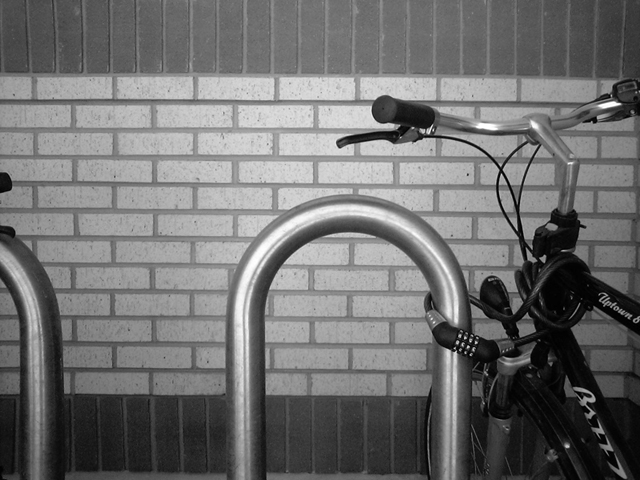
%> input picture codes/ch13_Scale-Space Image Processing/5. Laplacian Zero Crossings in Scale Space/bike.png, 640 x 480 px
$ octave Laplacian_Zero_Crossings.m   (GNU Octave 9; MATLAB toolbox functions it lacks are replaced by stand-ins)
%> lines starting %> are read from the running program, lines starting %| are printed output that depends on the picture
% EE368/CS232 Digital Image Processing
% Bernd Girod
% Department of Electrical Engineering, Stanford University

% Script by Qiyuan Tian and David Chen
% Scale space: edge detection

clear, clc, close all

% Load test image
img = double(imread('bike.png'));
%> img: size 480x640 double; min 0, max 255, mean 112.2; mean of the top-left, top-right, bottom-left and bottom-right quarters 144.1, 124.8, 103, 77

tArray = [1, 4, 16, 64];
threshArray = [9 1 0.05 0.005];
for i = 1 : numel(tArray)

    % Filter by LoG and detect zero crossings
    t = tArray(i);
    sigma = sqrt(t);
    imgEdge1 = edge(img, 'log', 0, sigma);
    thresh = threshArray(i);
    [imgEdge2, thresh] = edge(img, 'log', thresh, sigma);
    disp(sprintf('t = %d, thresh = %.2f', t, thresh));

    % Show and save images
    figure,
    subplot(1, 2, 1), imshow(imgEdge1);
    subplot(1, 2, 2), imshow(imgEdge2);
    imwrite(imgEdge1, ['Laplacian_edge1_', num2str(t), '.png']);
    imwrite(imgEdge2, ['Laplacian_edge2_', num2str(t), '.png']);

end % i
%> this loop made 4 passes
%> thresh on passes 1 to 4: 9, 1, 0.05, 0.005
%| t = 1, thresh = 9.00
%| t = 4, thresh = 1.00
%| t = 16, thresh = 0.05
%| t = 64, thresh = 0.01
%> pass 1, `imgEdge1 = edge(img, 'log', 0, sigma);`:
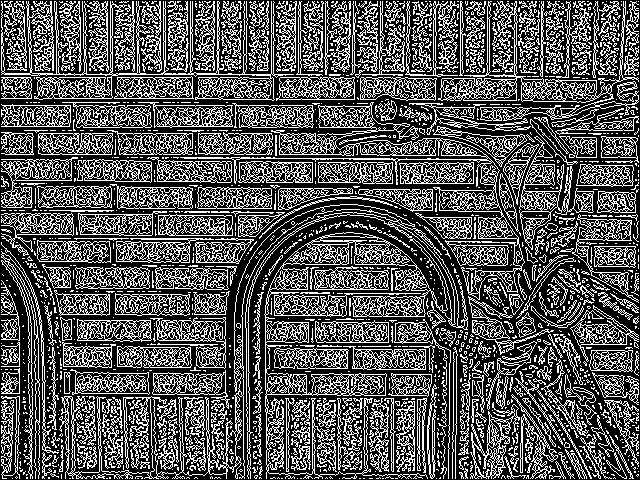
%> imgEdge1: size 480x640 logical; 34% white in thin lines or dots
%> pass 1, `[imgEdge2, thresh] = edge(img, 'log', thresh, sigma);`:
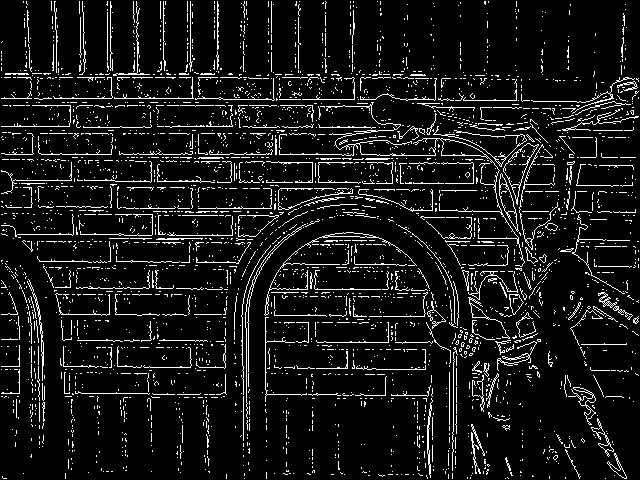
%> imgEdge2: size 480x640 logical; 8.7% white in thin lines or dots
%> pass 2, `imgEdge1 = edge(img, 'log', 0, sigma);`:
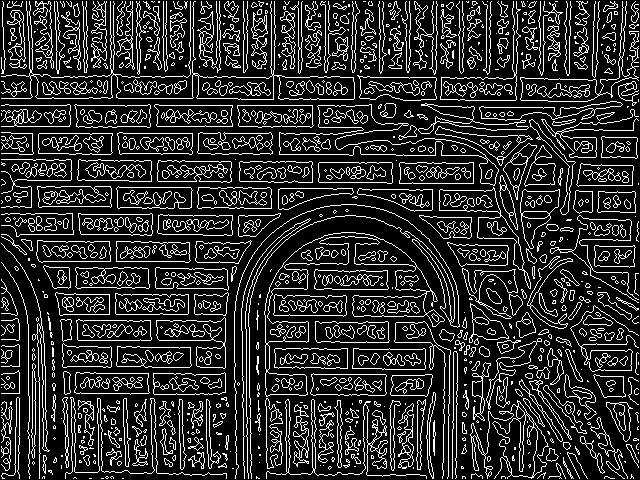
%> imgEdge1: size 480x640 logical; 17.8% white in thin lines or dots
%> pass 2, `[imgEdge2, thresh] = edge(img, 'log', thresh, sigma);`:
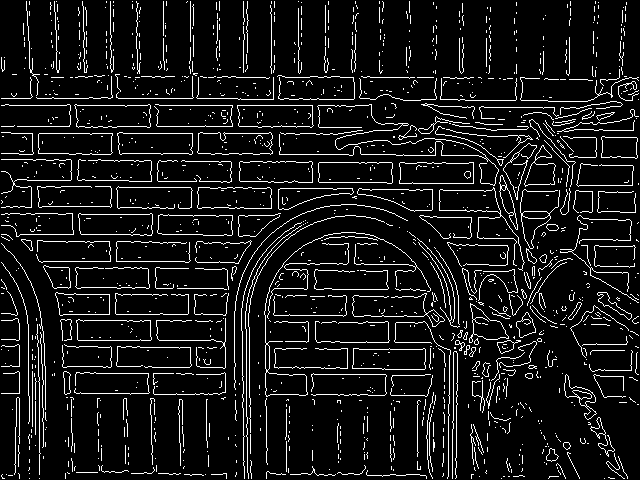
%> imgEdge2: size 480x640 logical; 8.9% white in thin lines or dots
%> after the loop:
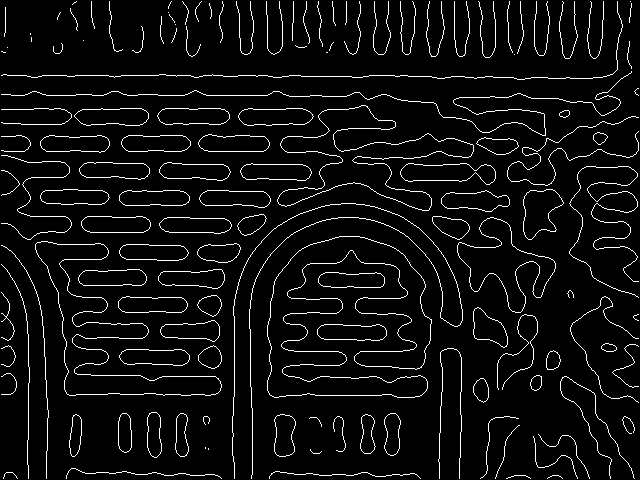
%> imgEdge2: size 480x640 logical; 5.7% white in thin lines or dots
